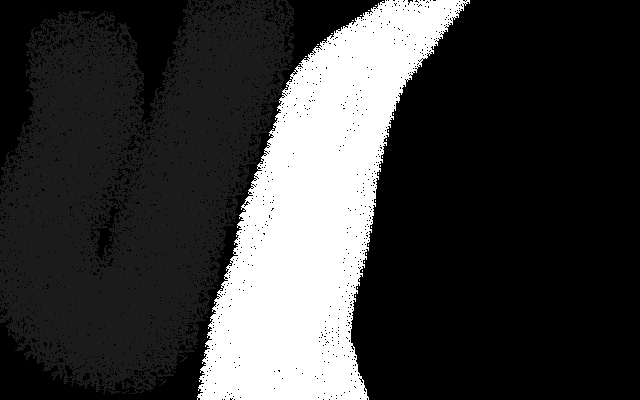
#> input picture experiments/map.png, 640 x 400 px, given in place of the camera
$ python camera.py
#> lines starting #> are read from the running program, lines starting #| are printed output that depends on the picture; after the words box and inside, x2 and y2 are one past the last pixel; in counts of white or black regions, pixels touching at a corner belong together
### hsv.py
import cv2 as cv
import numpy as np

class HSV():
    def __init__(self):
        self.frame = 0
        self.mask = 0
        self.hsv = 0

    def SetHSV(self, frame):
        """ Convert BGR to HSV """
        self.hsv = cv.cvtColor(frame, cv.COLOR_BGR2HSV)


    def SetMask(self, frame):

        # define range of black in HSV
        lower_black = np.array([0,0,0])
        upper_black = np.array([255,255,40])


        # Threshold the HSV image
        self.mask = 255 - cv.inRange(self.hsv, lower_black, upper_black)

### yellowcard.py
import cv2 as cv
import numpy as np

class YellowCard():
    def __init__(self):
        self.card = False
        self.mask = 0

    def SetMask(self, hsv):

        # define range of yellow in HSV
        lower_yellow = np.array([23,86,120]) # 20 100 100
        upper_yellow = np.array([62,160,255]) # 30 255 255


        # Threshold the HSV image
        self.mask = 255 - cv.inRange(hsv, lower_yellow, upper_yellow)


### linefollow.py
import hsv
import yellowcard as yc

# https://docs.opencv.org/3.4/dd/d49/tutorial_py_contour_features.html

class LineFollow():
    def __init__(self, width, height):
        self.hsv_mask = hsv.HSV()
        self.stop_mask = yc.YellowCard()
        self.road_slice = 0.0
        self.offset = 0.0
        self.slice_h = 25
        self.slice_w = width
        self.f_height = height

    def UpdateAll(self, frame):
        self.hsv_mask.SetHSV(frame)
        self.hsv_mask.SetMask(self.hsv_mask.hsv)
        self.stop_mask.SetMask(self.hsv_mask.hsv)
        self._FindCenter()


    def _FindCenter(self):
        # print('Code that, you monkey')
        self.road_slice = self.hsv_mask.mask[self.f_height - self.slice_h:self.f_height, 0:self.slice_w]
        self.offset = 0.0


    # [4 lines left out: function FindOffset, not called in this run]

### camera.py
import cv2 as cv
import numpy as np
import linefollow as linef


class Camera():
    def __init__(self):
        self.vid_capture = cv.VideoCapture(1)
        self.width = int(self.vid_capture.get(3))   # width float
        self.height = int(self.vid_capture.get(4)) # height float
        self.lf = linef.LineFollow(self.width, self.height)
        self.frame = 0
        self.adj_frame = 0


    def adjustSaturationBrightness(self):
        hsvImg = cv.cvtColor(self.frame,cv.COLOR_BGR2HSV)

        #multiple by a factor to change the saturation
        hsvImg[...,1] = hsvImg[...,1]*1.3

        #multiple by a factor of less than 1 to reduce the brightness
        hsvImg[...,2] = hsvImg[...,2]*0.8

        self.adj_frame = cv.cvtColor(hsvImg,cv.COLOR_HSV2BGR)


    def loop(self):
        while (True):
            ret, self.frame = self.vid_capture.read()
#> self.frame is the input picture: shape (400, 640, 3); min 0, max 255, mean 58.3
            # self.adjustSaturationBrightness()     # not needed atm
            self.adj_frame = cv.GaussianBlur(self.frame.copy(), (5,5), 5)
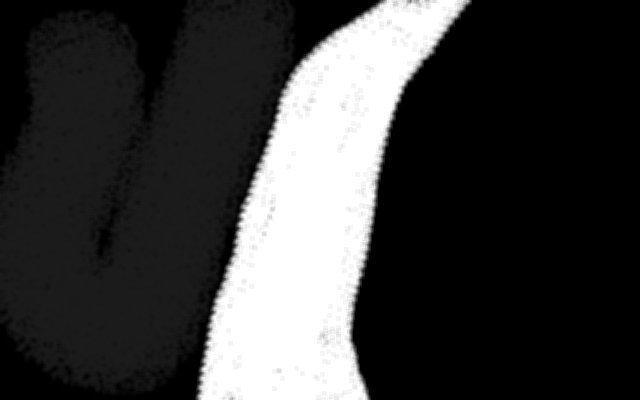
#> self.adj_frame: shape (400, 640, 3); min 0, max 255, mean 58.3
            self.lf.UpdateAll(self.adj_frame)
#> in SetHSV, `self.hsv = cv.cvtColor(frame, cv.COLOR_BGR2HSV)`: self.hsv: shape (400, 640, 3); mean H, S, V 0, 0, 58.3
#> in SetMask, `self.mask = 255 - cv.inRange(self.hsv, lower_black, upper_black)`:
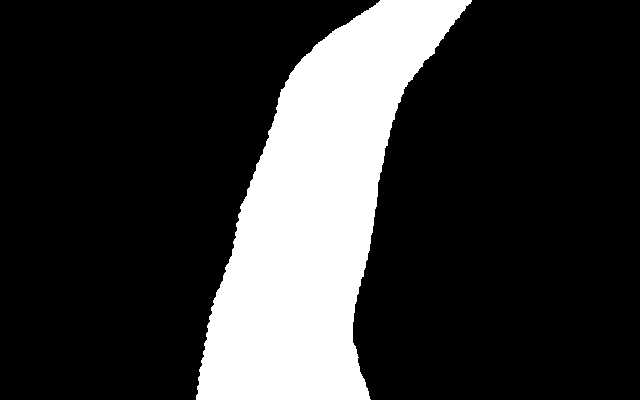
#> self.mask: shape (400, 640); 20.8% white; 1 white region, box (x1, y1, x2, y2) and area: (196, 0, 472, 400) 53295
#> in SetMask, `self.mask = 255 - cv.inRange(hsv, lower_yellow, upper_yellow)`: self.mask: shape (400, 640); every value is 255
            cv.imshow('Untouched Frame',self.frame)
            cv.imshow('Black Detection',self.lf.hsv_mask.mask)
            cv.imshow('Yellow Detection', self.lf.stop_mask.mask)
            cv.imshow("Road Slice", self.lf.road_slice)
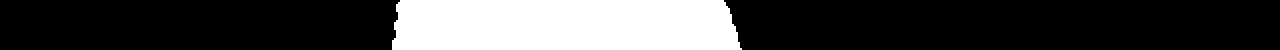
#> window 'Road Slice': shape (25, 640) (shown 2 times larger); 26.5% white; 1 white region, box (x1, y1, x2, y2) and area: (196, 0, 371, 25) 4232

            if cv.waitKey(1) & 0xFF == ord('q'):
#> (key q is pressed here)
                break

        # When everything done, release the capture
        self.vid_capture.release()
        cv.destroyAllWindows()


if __name__ == "__main__":
    cam = Camera()
    cam.loop()
